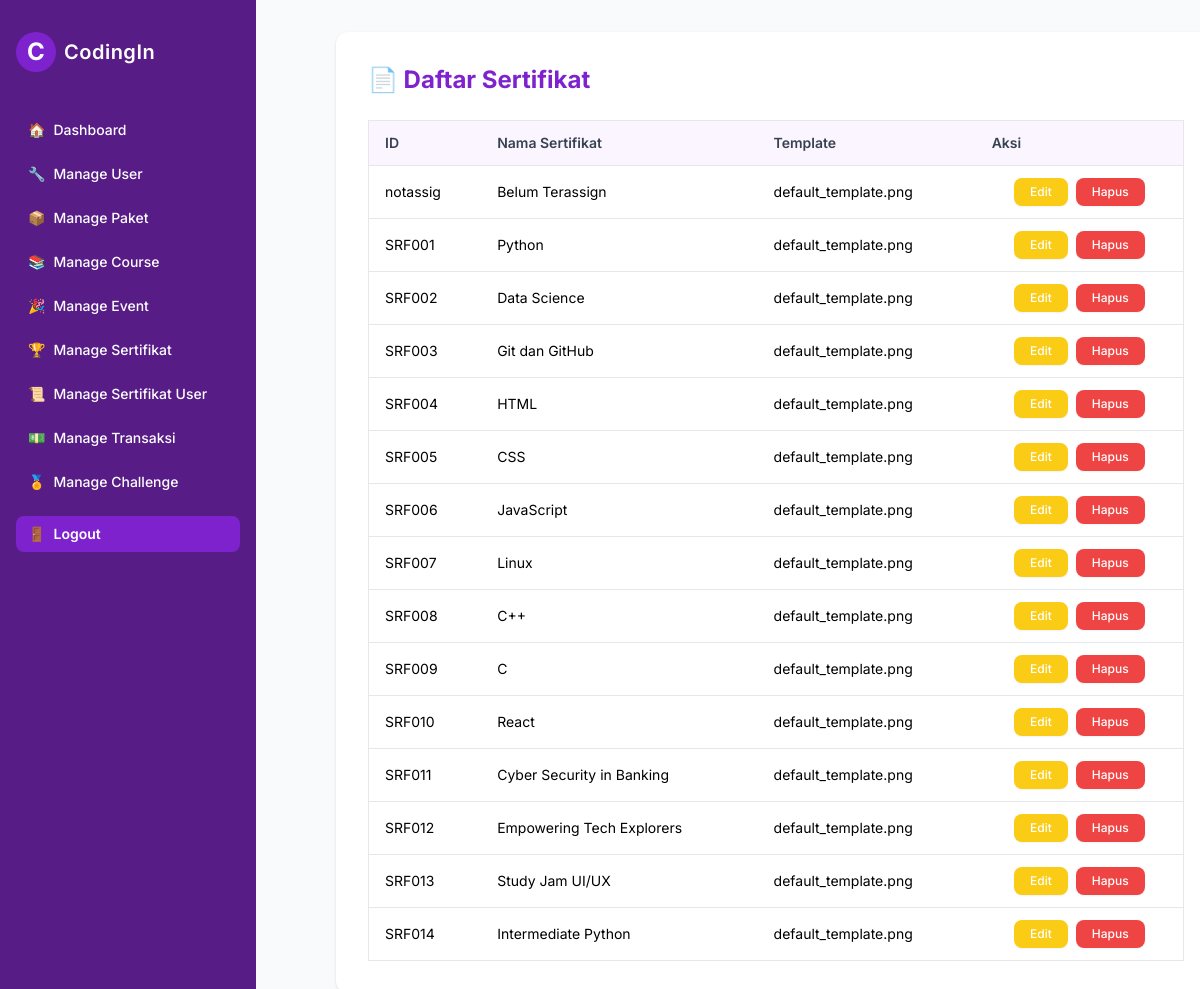
Page /admin/sertifikatmanage/manage_sertifikat.php (signed in) on the committed database.
### tables this page shows
CREATE TABLE `sertifikat` (
  `ID_Sertifikat` char(8) NOT NULL,
  `Nama_Sertifikat` varchar(100) NOT NULL,
  `sertif_template` varchar(255) DEFAULT NULL
);

### models/sertifikat.php (called while the page is built, shortened)
<?php
class Sertifikat {
    private $pdo;
    public function __construct($pdo) {
        $this->pdo = $pdo;
    }
    public function getAll() {
        $stmt = $this->pdo->query("SELECT * FROM sertifikat");
        return $stmt->fetchAll(PDO::FETCH_ASSOC);
    }
}

### admin/sertifikatmanage/manage_sertifikat.php (the view, shortened to what this page needs)
<?php
require_once '../../config/database.php';
require_once '../../models/sertifikat.php';
$sertifikatModel = new Sertifikat($pdo);
$rows = $sertifikatModel->getAll();
?>
<!DOCTYPE html>
<html lang="id">
<head>
  <script src="https://cdn.tailwindcss.com"></script>
</head>
<body class="bg-gray-50 min-h-screen flex">
  <?php include '../../includes/admin_sidebar.php'; ?>
  <main class="flex-1 p-8">
    <div class="bg-white rounded-xl shadow p-8 w-full max-w-4xl ml-0 md:ml-12">
      <div class="flex flex-col md:flex-row md:items-center md:justify-between mb-6 gap-4">
        <h2 class="text-2xl font-bold text-purple-700">📄 Daftar Sertifikat</h2>
      </div>
      <div class="overflow-x-auto">
        <table class="min-w-full border border-gray-200 rounded-lg text-xs sm:text-sm">
          <thead class="bg-purple-50">
            <tr>
              <th class="py-3 px-4 text-left font-semibold text-gray-700 border-b">ID</th>
              <th class="py-3 px-4 text-left font-semibold text-gray-700 border-b">Nama Sertifikat</th>
              <th class="py-3 px-4 text-left font-semibold text-gray-700 border-b">Template</th>
              <th class="py-3 px-4 text-left font-semibold text-gray-700 border-b">Aksi</th>
            </tr>
          </thead>
          <tbody class="divide-y divide-gray-200">
            <?php foreach ($rows as $row): ?>
              <tr class="hover:bg-purple-50">
                <td class="py-3 px-4"><?= htmlspecialchars($row['ID_Sertifikat']) ?></td>
                <td class="py-3 px-4"><?= htmlspecialchars($row['Nama_Sertifikat']) ?></td>
                <td class="py-3 px-4"><?= htmlspecialchars($row['sertif_template'] ?? '—') ?></td>
                <td class="py-3 px-4">
                  <div class="flex justify-center gap-x-2">
                    <a href="edit_sertifikat.php?id=<?= urlencode($row['ID_Sertifikat']) ?>"
                      class="inline-flex items-center justify-center bg-yellow-400 text-white px-4 py-1.5 rounded-lg font-medium hover:bg-yellow-500 transition text-xs shadow-sm">
                      Edit
                    </a>
                    <a href="delete_sertifikat.php?id=<?= urlencode($row['ID_Sertifikat']) ?>"
                      class="inline-flex items-center justify-center bg-red-500 text-white px-4 py-1.5 rounded-lg font-medium hover:bg-red-600 transition text-xs shadow-sm"
                      onclick="return confirm('Yakin mau hapus?')">
                      Hapus
                    </a>
                  </div>
                </td>
              </tr>
            <?php endforeach; ?>
          </tbody>
        </table>
      </div>
    </div>
  </main>
</body>
</html>

### admin/sertifikatmanage/manage_sertifikat.php (style rules this page uses)
body { font-family: "Inter", sans-serif; }

### rows in the picture
sertifikat: ID_Sertifikat "notassig", Nama_Sertifikat "Belum Terassign", sertif_template "default_template.png"
sertifikat: ID_Sertifikat "SRF001", Nama_Sertifikat "Python", sertif_template "default_template.png"
sertifikat: ID_Sertifikat "SRF002", Nama_Sertifikat "Data Science", sertif_template "default_template.png"
sertifikat: ID_Sertifikat "SRF003", Nama_Sertifikat "Git dan GitHub", sertif_template "default_template.png"
sertifikat: ID_Sertifikat "SRF004", Nama_Sertifikat "HTML", sertif_template "default_template.png"
sertifikat: ID_Sertifikat "SRF005", Nama_Sertifikat "CSS", sertif_template "default_template.png"
sertifikat: ID_Sertifikat "SRF006", Nama_Sertifikat "JavaScript", sertif_template "default_template.png"
sertifikat: ID_Sertifikat "SRF007", Nama_Sertifikat "Linux", sertif_template "default_template.png"
sertifikat: ID_Sertifikat "SRF008", Nama_Sertifikat "C++", sertif_template "default_template.png"
sertifikat: ID_Sertifikat "SRF009", Nama_Sertifikat "C", sertif_template "default_template.png"
sertifikat: ID_Sertifikat "SRF010", Nama_Sertifikat "React", sertif_template "default_template.png"
sertifikat: ID_Sertifikat "SRF011", Nama_Sertifikat "Cyber Security in Banking", sertif_template "default_template.png"
sertifikat: ID_Sertifikat "SRF012", Nama_Sertifikat "Empowering Tech Explorers", sertif_template "default_template.png"
sertifikat: ID_Sertifikat "SRF013", Nama_Sertifikat "Study Jam UI/UX", sertif_template "default_template.png"
sertifikat: ID_Sertifikat "SRF014", Nama_Sertifikat "Intermediate Python", sertif_template "default_template.png"
